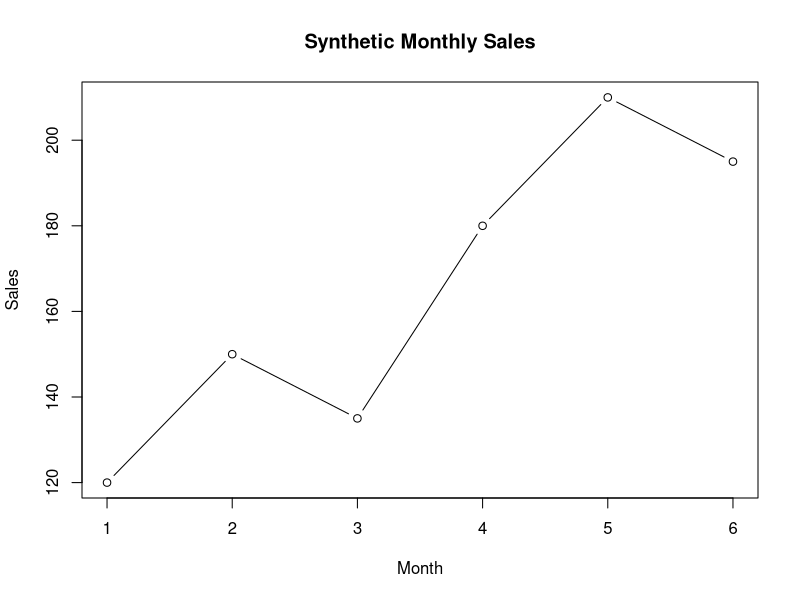

Source code (R):
## ---- chunk 1
sales_data <- data.frame(
  Month = c("January", "February", "March", "April", "May", "June"),
  Sales = c(120, 150, 135, 180, 210, 195),
  Expenses = c(80, 95, 90, 110, 125, 120)
)

sales_data
## ---- chunk 2
sales_data$Profit <- sales_data$Sales - sales_data$Expenses
sales_data
## ---- chunk 3
summary(sales_data)
## ---- chunk 4
average_sales <- mean(sales_data$Sales)
average_profit <- mean(sales_data$Profit)

average_sales
average_profit
## ---- chunk 5
plot(
  sales_data$Sales,
  type = "b",
  main = "Synthetic Monthly Sales",
  xlab = "Month",
  ylab = "Sales"
)
